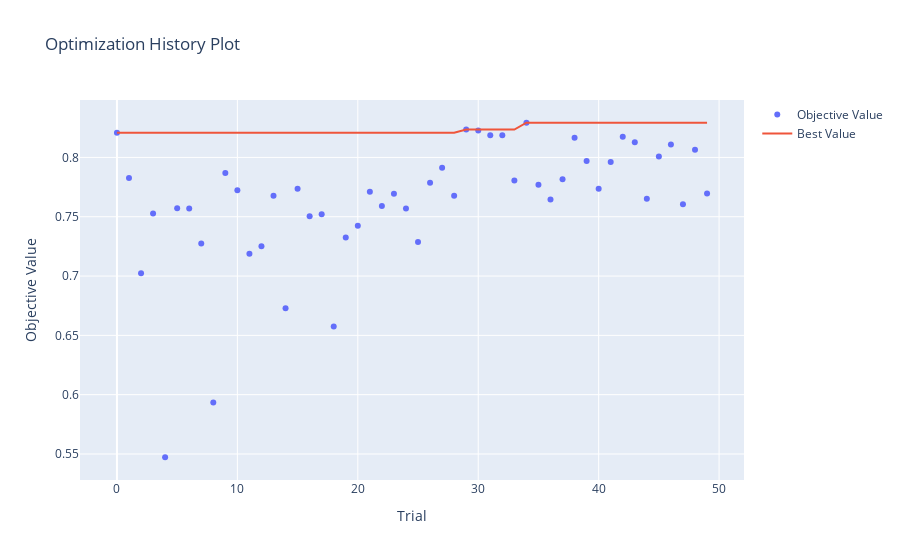
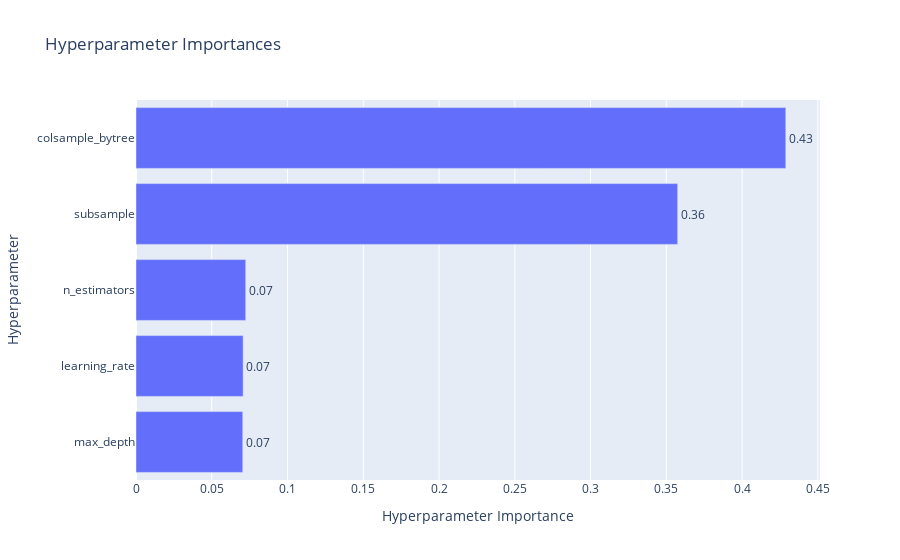

Write notebook code for charts like these, in order.
### Code cell
import optuna.visualization
optuna.visualization.plot_optimization_history(study).show()
optuna.visualization.plot_param_importances(study).show()

### Figure 1 — Plotly figure (JSON) as saved in the notebook; plotly's stock layout.template omitted (floating-point values rounded to 4 significant figures)
{"data": [{"mode": "markers", "name": "Objective Value", "type": "scatter", "x": [0, 1, 2, 3, 4, 5, 6, 7, 8, 9, 10, 11, 12, 13, 14, 15, 16, 17, 18, 19, 20, 21, 22, 23, 24, 25, 26, 27, 28, 29, 30, 31, 32, 33, 34, 35, 36, 37, 38, 39, 40, 41, 42, 43, 44, 45, 46, 47, 48, 49], "y": [0.8209, 0.7826, 0.7023, 0.7528, 0.5472, 0.7571, 0.757, 0.7274, 0.5934, 0.7869, 0.7724, 0.7189, 0.7252, 0.7676, 0.673, 0.7735, 0.7504, 0.752, 0.6574, 0.7325, 0.7425, 0.771, 0.759, 0.7693, 0.7568, 0.7287, 0.7786, 0.7914, 0.7677, 0.8235, 0.8227, 0.8188, 0.8187, 0.7805, 0.8292, 0.777, 0.7645, 0.7817, 0.8166, 0.7969, 0.7736, 0.7961, 0.8175, 0.8127, 0.7651, 0.8008, 0.811, 0.7605, 0.8064, 0.7696]}, {"mode": "lines", "name": "Best Value", "type": "scatter", "x": [0, 1, 2, 3, 4, 5, 6, 7, 8, 9, 10, 11, 12, 13, 14, 15, 16, 17, 18, 19, 20, 21, 22, 23, 24, 25, 26, 27, 28, 29, 30, 31, 32, 33, 34, 35, 36, 37, 38, 39, 40, 41, 42, 43, 44, 45, 46, 47, 48, 49], "y": [0.8209, 0.8209, 0.8209, 0.8209, 0.8209, 0.8209, 0.8209, 0.8209, 0.8209, 0.8209, 0.8209, 0.8209, 0.8209, 0.8209, 0.8209, 0.8209, 0.8209, 0.8209, 0.8209, 0.8209, 0.8209, 0.8209, 0.8209, 0.8209, 0.8209, 0.8209, 0.8209, 0.8209, 0.8209, 0.8235, 0.8235, 0.8235, 0.8235, 0.8235, 0.8292, 0.8292, 0.8292, 0.8292, 0.8292, 0.8292, 0.8292, 0.8292, 0.8292, 0.8292, 0.8292, 0.8292, 0.8292, 0.8292, 0.8292, 0.8292]}, {"marker": {"color": "#cccccc"}, "mode": "markers", "name": "Infeasible Trial", "showlegend": false, "type": "scatter", "x": [], "y": []}], "layout": {"title": {"text": "Optimization History Plot"}, "xaxis": {"title": {"text": "Trial"}}, "yaxis": {"title": {"text": "Objective Value"}}}}

### Figure 2 — Plotly figure (JSON) as saved in the notebook; plotly's stock layout.template omitted (floating-point values rounded to 4 significant figures)
{"data": [{"cliponaxis": false, "hovertemplate": ["max_depth (IntDistribution): 0.07047368044001057<extra></extra>", "learning_rate (FloatDistribution): 0.07072288563740735<extra></extra>", "n_estimators (IntDistribution): 0.07243913629165577<extra></extra>", "subsample (FloatDistribution): 0.3575072912079705<extra></extra>", "colsample_bytree (FloatDistribution): 0.4288570064229558<extra></extra>"], "name": "Objective Value", "orientation": "h", "text": ["0.07", "0.07", "0.07", "0.36", "0.43"], "textposition": "outside", "type": "bar", "x": [0.07047, 0.07072, 0.07244, 0.3575, 0.4289], "y": ["max_depth", "learning_rate", "n_estimators", "subsample", "colsample_bytree"]}], "layout": {"title": {"text": "Hyperparameter Importances"}, "xaxis": {"title": {"text": "Hyperparameter Importance"}}, "yaxis": {"title": {"text": "Hyperparameter"}}}}
